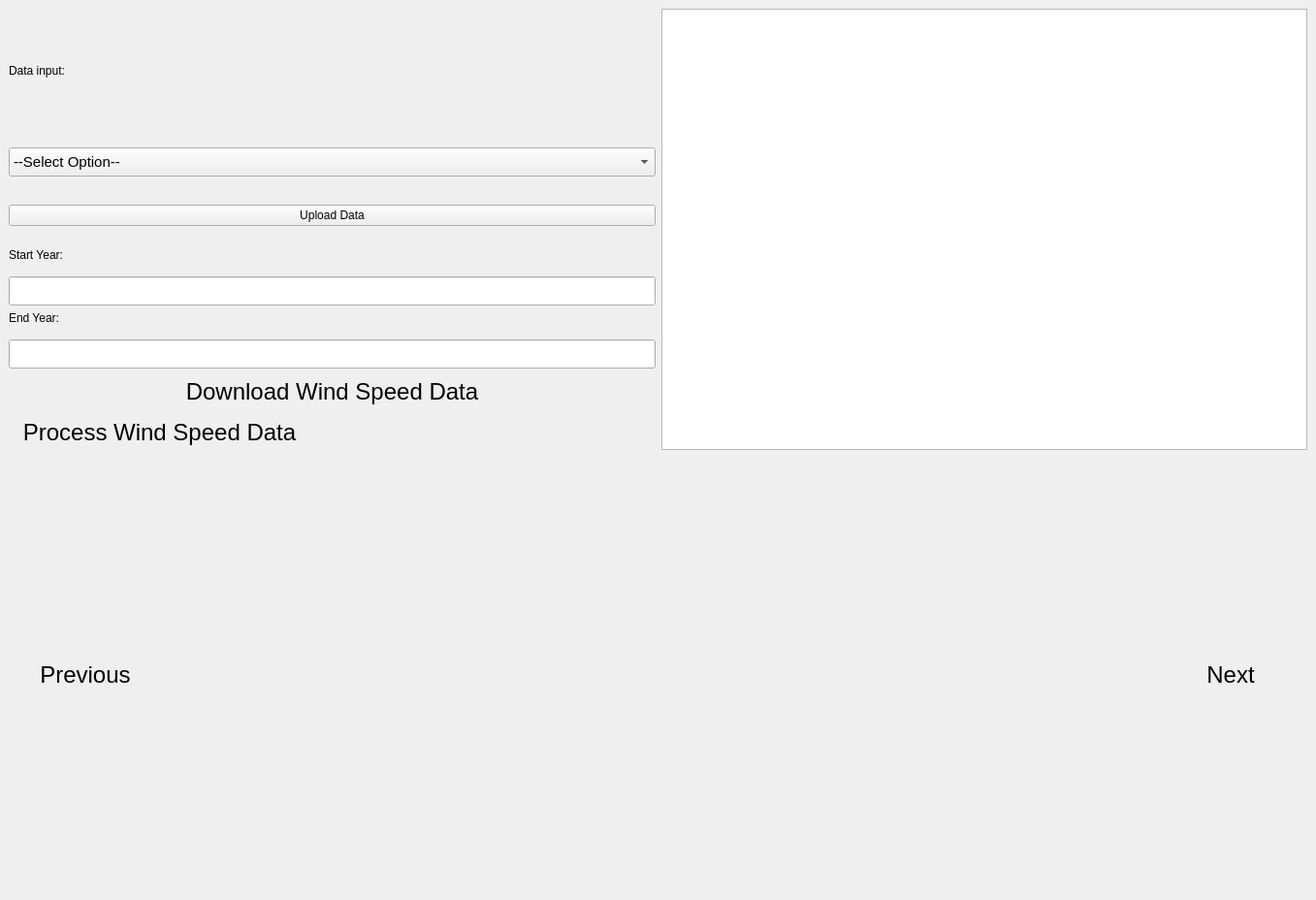
<?xml version="1.0" encoding="UTF-8"?>
<ui version="4.0">
 <class>wind_widget</class>
 <widget class="QWidget" name="wind_widget">
  <property name="geometry">
   <rect>
    <x>0</x>
    <y>0</y>
    <width>1357</width>
    <height>928</height>
   </rect>
  </property>
  <property name="windowTitle">
   <string>Form</string>
  </property>
  <layout class="QVBoxLayout" name="verticalLayout">
   <property name="spacing">
    <number>0</number>
   </property>
   <property name="leftMargin">
    <number>9</number>
   </property>
   <property name="topMargin">
    <number>0</number>
   </property>
   <property name="rightMargin">
    <number>9</number>
   </property>
   <property name="bottomMargin">
    <number>0</number>
   </property>
   <item>
    <widget class="QFrame" name="frame_55">
     <property name="styleSheet">
      <string notr="true"/>
     </property>
     <property name="frameShape">
      <enum>QFrame::NoFrame</enum>
     </property>
     <layout class="QGridLayout" name="gridLayout_12" rowstretch="1,0,0">
      <property name="leftMargin">
       <number>0</number>
      </property>
      <property name="topMargin">
       <number>9</number>
      </property>
      <property name="rightMargin">
       <number>0</number>
      </property>
      <property name="bottomMargin">
       <number>0</number>
      </property>
      <item row="0" column="0">
       <widget class="QWidget" name="widget_8" native="true">
        <property name="sizePolicy">
         <sizepolicy hsizetype="Expanding" vsizetype="Expanding">
          <horstretch>0</horstretch>
          <verstretch>0</verstretch>
         </sizepolicy>
        </property>
        <property name="styleSheet">
         <string notr="true"/>
        </property>
        <layout class="QVBoxLayout" name="verticalLayout_2">
         <property name="leftMargin">
          <number>0</number>
         </property>
         <property name="topMargin">
          <number>0</number>
         </property>
         <property name="rightMargin">
          <number>0</number>
         </property>
         <property name="bottomMargin">
          <number>0</number>
         </property>
         <item>
          <widget class="QFrame" name="frame">
           <property name="frameShape">
            <enum>QFrame::NoFrame</enum>
           </property>
           <layout class="QHBoxLayout" name="horizontalLayout">
            <property name="spacing">
             <number>0</number>
            </property>
            <property name="leftMargin">
             <number>0</number>
            </property>
            <property name="topMargin">
             <number>0</number>
            </property>
            <property name="rightMargin">
             <number>0</number>
            </property>
            <property name="bottomMargin">
             <number>0</number>
            </property>
            <item>
             <widget class="QFrame" name="wind_frame_2">
              <property name="frameShape">
               <enum>QFrame::NoFrame</enum>
              </property>
              <layout class="QVBoxLayout" name="verticalLayout_3">
               <property name="spacing">
                <number>15</number>
               </property>
               <property name="leftMargin">
                <number>0</number>
               </property>
               <property name="topMargin">
                <number>0</number>
               </property>
               <property name="rightMargin">
                <number>0</number>
               </property>
               <property name="bottomMargin">
                <number>0</number>
               </property>
               <item>
                <widget class="QLabel" name="label_27">
                 <property name="sizePolicy">
                  <sizepolicy hsizetype="Expanding" vsizetype="Minimum">
                   <horstretch>0</horstretch>
                   <verstretch>0</verstretch>
                  </sizepolicy>
                 </property>
                 <property name="minimumSize">
                  <size>
                   <width>200</width>
                   <height>0</height>
                  </size>
                 </property>
                 <property name="maximumSize">
                  <size>
                   <width>100</width>
                   <height>100</height>
                  </size>
                 </property>
                 <property name="styleSheet">
                  <string notr="true"/>
                 </property>
                 <property name="text">
                  <string>Data input:         </string>
                 </property>
                 <property name="wordWrap">
                  <bool>false</bool>
                 </property>
                </widget>
               </item>
               <item>
                <widget class="QComboBox" name="comboBox_3">
                 <property name="minimumSize">
                  <size>
                   <width>0</width>
                   <height>30</height>
                  </size>
                 </property>
                 <property name="font">
                  <font>
                   <pointsize>11</pointsize>
                  </font>
                 </property>
                 <property name="styleSheet">
                  <string notr="true"/>
                 </property>
                 <property name="editable">
                  <bool>false</bool>
                 </property>
                 <property name="maxVisibleItems">
                  <number>10</number>
                 </property>
                 <item>
                  <property name="text">
                   <string>--Select Option--</string>
                  </property>
                 </item>
                 <item>
                  <property name="text">
                   <string>Download Wind Data from WIND Toolkit</string>
                  </property>
                 </item>
                 <item>
                  <property name="text">
                   <string>Use Own Data</string>
                  </property>
                 </item>
                 <item>
                  <property name="text">
                   <string>No Wind</string>
                  </property>
                 </item>
                </widget>
               </item>
               <item>
                <widget class="QPushButton" name="pushButton_wind_upload">
                 <property name="styleSheet">
                  <string notr="true"/>
                 </property>
                 <property name="text">
                  <string>Upload Data</string>
                 </property>
                </widget>
               </item>
              </layout>
             </widget>
            </item>
           </layout>
          </widget>
         </item>
        </layout>
       </widget>
      </item>
      <item row="2" column="0">
       <widget class="QWidget" name="widget_12" native="true">
        <property name="styleSheet">
         <string notr="true"/>
        </property>
        <layout class="QGridLayout" name="gridLayout_11">
         <property name="leftMargin">
          <number>0</number>
         </property>
         <property name="topMargin">
          <number>0</number>
         </property>
         <property name="rightMargin">
          <number>0</number>
         </property>
         <property name="bottomMargin">
          <number>0</number>
         </property>
         <item row="0" column="0">
          <widget class="QPushButton" name="pushButton_4">
           <property name="font">
            <font>
             <family>Arial</family>
             <pointsize>18</pointsize>
             <weight>50</weight>
             <italic>false</italic>
             <bold>false</bold>
            </font>
           </property>
           <property name="styleSheet">
            <string notr="true"/>
           </property>
           <property name="text">
            <string>Download Wind Speed Data</string>
           </property>
           <property name="flat">
            <bool>true</bool>
           </property>
          </widget>
         </item>
         <item row="1" column="0">
          <layout class="QHBoxLayout" name="horizontalLayout_2">
           <item>
            <widget class="QPushButton" name="pushButton_7">
             <property name="sizePolicy">
              <sizepolicy hsizetype="Minimum" vsizetype="Preferred">
               <horstretch>0</horstretch>
               <verstretch>0</verstretch>
              </sizepolicy>
             </property>
             <property name="font">
              <font>
               <family>Arial</family>
               <pointsize>18</pointsize>
               <weight>50</weight>
               <italic>false</italic>
               <bold>false</bold>
              </font>
             </property>
             <property name="styleSheet">
              <string notr="true"/>
             </property>
             <property name="text">
              <string>Process Wind Speed Data</string>
             </property>
             <property name="flat">
              <bool>true</bool>
             </property>
            </widget>
           </item>
           <item>
            <widget class="QPushButton" name="pushButton_help_wind">
             <property name="sizePolicy">
              <sizepolicy hsizetype="Minimum" vsizetype="Minimum">
               <horstretch>0</horstretch>
               <verstretch>0</verstretch>
              </sizepolicy>
             </property>
             <property name="minimumSize">
              <size>
               <width>0</width>
               <height>0</height>
              </size>
             </property>
             <property name="font">
              <font>
               <pointsize>12</pointsize>
              </font>
             </property>
             <property name="cursor">
              <cursorShape>PointingHandCursor</cursorShape>
             </property>
             <property name="styleSheet">
              <string notr="true"/>
             </property>
             <property name="text">
              <string/>
             </property>
             <property name="icon">
              <iconset>
               <normaloff>:/icons/Images/icons/ainfo_24dp_5F6368_FILL0_wght200_GRAD0_opsz24.png</normaloff>:/icons/Images/icons/ainfo_24dp_5F6368_FILL0_wght200_GRAD0_opsz24.png</iconset>
             </property>
             <property name="iconSize">
              <size>
               <width>32</width>
               <height>32</height>
              </size>
             </property>
             <property name="flat">
              <bool>true</bool>
             </property>
            </widget>
           </item>
           <item>
            <spacer name="horizontalSpacer_13">
             <property name="orientation">
              <enum>Qt::Vertical</enum>
             </property>
             <property name="sizeHint" stdset="0">
              <size>
               <width>40</width>
               <height>20</height>
              </size>
             </property>
            </spacer>
           </item>
          </layout>
         </item>
        </layout>
       </widget>
      </item>
      <item row="1" column="0">
       <widget class="QWidget" name="widget_9" native="true">
        <property name="styleSheet">
         <string notr="true"/>
        </property>
        <layout class="QGridLayout" name="gridLayout_10">
         <property name="leftMargin">
          <number>0</number>
         </property>
         <property name="topMargin">
          <number>0</number>
         </property>
         <property name="rightMargin">
          <number>0</number>
         </property>
         <property name="bottomMargin">
          <number>0</number>
         </property>
         <item row="1" column="0">
          <widget class="QFrame" name="wind_frame_4">
           <property name="frameShape">
            <enum>QFrame::NoFrame</enum>
           </property>
           <layout class="QVBoxLayout" name="verticalLayout_5">
            <property name="spacing">
             <number>15</number>
            </property>
            <property name="leftMargin">
             <number>0</number>
            </property>
            <property name="topMargin">
             <number>0</number>
            </property>
            <property name="rightMargin">
             <number>0</number>
            </property>
            <property name="bottomMargin">
             <number>0</number>
            </property>
            <item>
             <widget class="QLabel" name="label_32">
              <property name="text">
               <string>End Year:</string>
              </property>
             </widget>
            </item>
            <item>
             <widget class="QLineEdit" name="lineEdit_23">
              <property name="minimumSize">
               <size>
                <width>0</width>
                <height>30</height>
               </size>
              </property>
              <property name="styleSheet">
               <string notr="true"/>
              </property>
             </widget>
            </item>
           </layout>
          </widget>
         </item>
         <item row="0" column="0">
          <widget class="QFrame" name="wind_frame_3">
           <property name="frameShape">
            <enum>QFrame::NoFrame</enum>
           </property>
           <layout class="QVBoxLayout" name="verticalLayout_4">
            <property name="spacing">
             <number>15</number>
            </property>
            <property name="leftMargin">
             <number>0</number>
            </property>
            <property name="topMargin">
             <number>0</number>
            </property>
            <property name="rightMargin">
             <number>0</number>
            </property>
            <property name="bottomMargin">
             <number>0</number>
            </property>
            <item>
             <widget class="QLabel" name="label_31">
              <property name="text">
               <string>Start Year:</string>
              </property>
             </widget>
            </item>
            <item>
             <widget class="QLineEdit" name="lineEdit_22">
              <property name="minimumSize">
               <size>
                <width>0</width>
                <height>30</height>
               </size>
              </property>
             </widget>
            </item>
           </layout>
          </widget>
         </item>
        </layout>
       </widget>
      </item>
      <item row="0" column="1" rowspan="3">
       <widget class="QTextBrowser" name="textBrowser_3">
        <property name="styleSheet">
         <string notr="true"/>
        </property>
       </widget>
      </item>
     </layout>
    </widget>
   </item>
   <item>
    <widget class="QWidget" name="widget_11" native="true">
     <property name="styleSheet">
      <string notr="true"/>
     </property>
     <layout class="QHBoxLayout" name="horizontalLayout_7">
      <property name="spacing">
       <number>0</number>
      </property>
      <property name="leftMargin">
       <number>0</number>
      </property>
      <property name="topMargin">
       <number>0</number>
      </property>
      <property name="rightMargin">
       <number>0</number>
      </property>
      <property name="bottomMargin">
       <number>0</number>
      </property>
      <item>
       <widget class="QPushButton" name="pushButton_DI_previous_3">
        <property name="font">
         <font>
          <family>Arial</family>
          <pointsize>18</pointsize>
          <weight>50</weight>
          <italic>false</italic>
          <bold>false</bold>
         </font>
        </property>
        <property name="styleSheet">
         <string notr="true"/>
        </property>
        <property name="text">
         <string>Previous</string>
        </property>
        <property name="flat">
         <bool>true</bool>
        </property>
       </widget>
      </item>
      <item>
       <spacer name="horizontalSpacer_11">
        <property name="orientation">
         <enum>Qt::Vertical</enum>
        </property>
        <property name="sizeHint" stdset="0">
         <size>
          <width>1023</width>
          <height>45</height>
         </size>
        </property>
       </spacer>
      </item>
      <item>
       <widget class="QPushButton" name="pushButton_DI_next_3">
        <property name="font">
         <font>
          <family>Arial</family>
          <pointsize>18</pointsize>
          <weight>50</weight>
          <italic>false</italic>
          <bold>false</bold>
         </font>
        </property>
        <property name="styleSheet">
         <string notr="true"/>
        </property>
        <property name="text">
         <string>Next</string>
        </property>
        <property name="flat">
         <bool>true</bool>
        </property>
       </widget>
      </item>
     </layout>
    </widget>
   </item>
  </layout>
 </widget>
 <resources>
  <include location="../../../resources.qrc"/>
 </resources>
 <connections/>
</ui>
